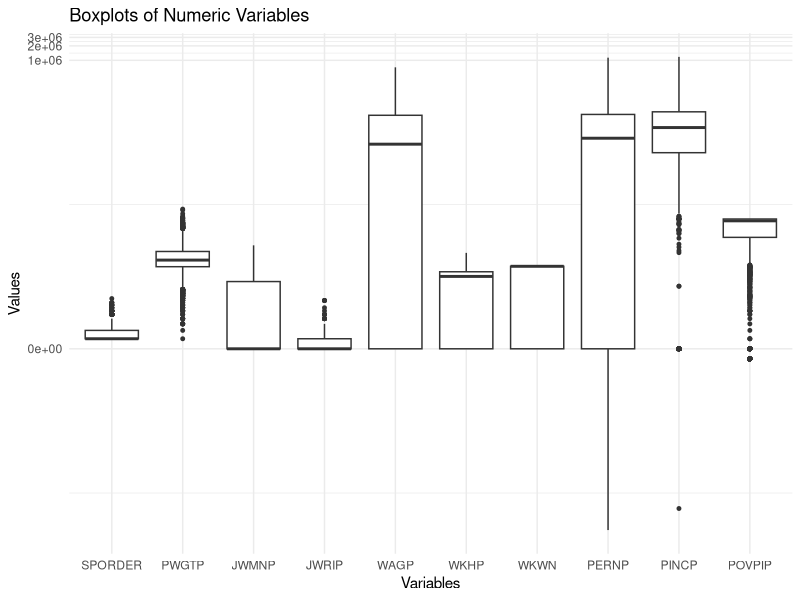
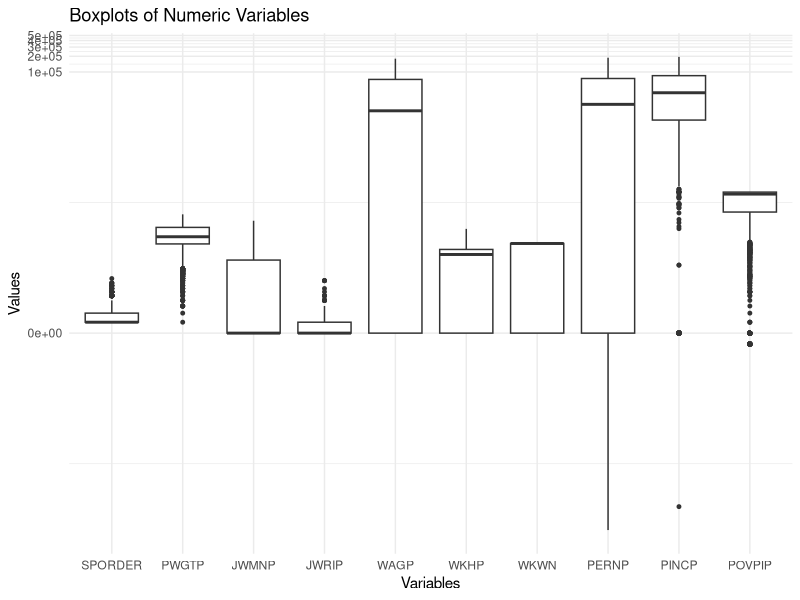
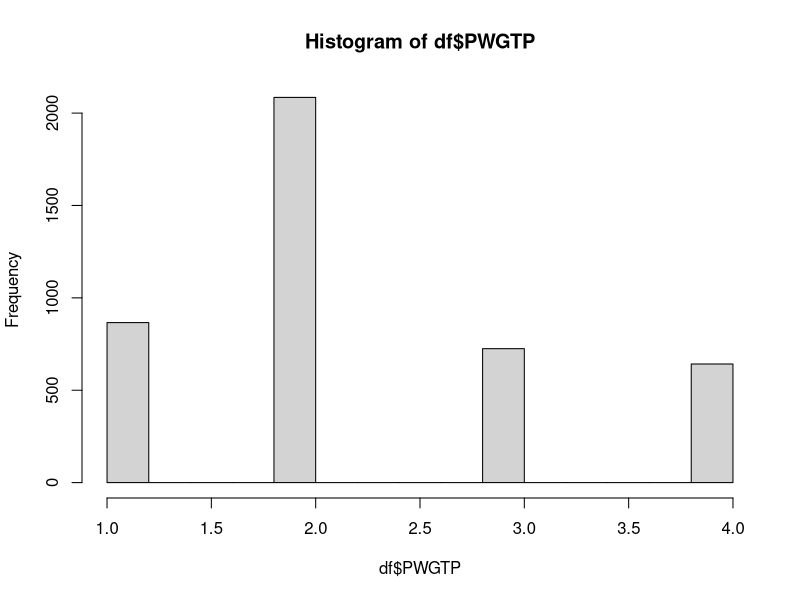

Reproduce these figures in R, in order. (Note: this script raises an error after producing the figures.)
df <- read.csv('project_data.csv')
dim(df)
head(df)
sapply(df, class)

df <- df[, !(names(df) %in% c("SERIALNO"))]

# DATA CLEANING
# Check for duplicate rows
cat("Number of duplicate rows:", nrow(df[duplicated(df), ]))

# Check the number of missing values in each column
sapply(df, function(x) sum(is.na(x)))
head(df)
# Remove the columns with more than 80% of missing values
drop_columns <- names(which(colMeans(is.na(df)) > 0.8))
drop_columns
df <- df[, !names(df) %in% drop_columns]
dim(df)

sapply(df, function(x) sum(is.na(x)))

impute_map <- list(
  COW = 0, POVPIP = -1, JWRIP = 0, ENG = 0, PERNP = -1,
  JWMNP = 0, FER = 0, SCIENGRLP = 0, WKHP = 0, GCL = 0, SCIENGP = 0, MARHYP = -1,
  RC = -1, WKWN = 0, POWSP = 0, YOEP = -1, MARHD = 0, POWPUMA = 0,
  MARHM = 0, PAOC = 0, MARHT = 0, OC = -1, MARHW = 0, MIL = 0,
  LANP = 0, JWDP = 0,
  JWAP = 0, INDP = 0, FOD1P = 0,
  ESR = 0, NWAB = 0, NWAV = 0, DRIVESP = 0, NWLA = 0, DECADE = 0,
  NWLK = 0, OCCP = 0, NWRE = 0, WRK = 0, JWTRNS = 0
)

# Loop through each column and impute the specified value
for (col in names(impute_map)) {
  if (col %in% names(df)) {
    df[[col]][is.na(df[[col]])] <- impute_map[[col]]
  }
}

sapply(df, function(x) sum(is.na(x)))

# DATA TYPES CORRECTION
# Check the current data type of each variable
sapply(df, class)
drop_columns
cols_to_factor <- c("RT", "DIVISION", "PUMA", "REGION",
                   "STATE", "ADJINC", "CIT", "COW", "ENG",
                   "FER", "GCL", "HIMRKS", 
                   "HINS1", "HINS2", "HINS3", "HINS4",
                   "HINS5", "HINS6", "HINS7", "JWTRNS", 
                   "LANX", "MAR", "MARHD", "MARHM", "MARHT", 
                   "MARHW", "MIG", "MIL", "NWAB", 
                   "NWAV", "NWLA", "NWLK", "NWRE", "SCH",
                   "SCHL", "SEX", "WRK", "ANC", "ANC1P", "ANC2P",
                   "DECADE", "DRIVESP", "ESR", "FOD1P",
                   "HICOV", "HISP", "INDP", "JWAP", "JWDP", "LANP",
                   "MSP", "NATIVITY", "OC", "OCCP", "PAOC",
                   "POBP", "POWPUMA", "POWSP", "PRIVCOV", "PUBCOV", "QTRBIR",
                   "RAC1P", "RAC2P", "RAC3P", "RACAIAN", "RACASN", "RACBLK",
                   "RACNH", "RACNUM", "RACPI", "RACSOR", "RACWHT", "RC", "SCIENGP",
                   "SCIENGRLP", "WAOB", "Class")

df[cols_to_factor] <- lapply(df[cols_to_factor], as.factor)

# Convert integer variables in int_to_numeric to numeric
int_to_numeric <- sapply(df, is.integer)
df[int_to_numeric] <- lapply(df[int_to_numeric], as.numeric)


sapply(df, class)



# Check for near zero variance variables
install.packages("caret")
library(caret)
low_var_col <- nearZeroVar(df, names = TRUE)
low_var_col
df <- df[, !(names(df) %in% low_var_col)]
dim(df)


# OUTLIERS HANDLING
# Visualize numeric data with boxplots
install.packages("reshape2")
library(reshape2)
library(ggplot2)
numeric_columns <- sapply(df, is.numeric)
df_long <- melt(df[, numeric_columns])

ggplot(df_long, aes(x = variable, y = value)) +
  geom_boxplot(outlier.size = 1) +
  scale_y_continuous(trans = 'pseudo_log') +
  theme_minimal() +
  labs(x = "Variables", y = "Values", title = "Boxplots of Numeric Variables")



for (col in names(df)[numeric_columns]) {
  Q1 <- quantile(df[[col]], 0.25, na.rm = TRUE)
  Q3 <- quantile(df[[col]], 0.75, na.rm = TRUE)
  IQR <- Q3 - Q1
  
  LB <- Q1 - 1.5 * IQR
  UB <- Q3 + 1.5 * IQR
  
  outliers <- df[[col]] < LB | df[[col]] > UB
  
  outlier_count <- sum(outliers, na.rm = TRUE)
  cat(paste("Column:", col, "- Outliers:", outlier_count, "\n"))
}

outlier_cols_handle <- c("PWGTP", "WAGP", "PERNP", "PINCP")

# Handle the outliers based on IQR (assign them to lower or upper bounds)
for (col in outlier_cols_handle) {
  Q1 <- quantile(df[[col]], 0.25, na.rm = TRUE)
  Q3 <- quantile(df[[col]], 0.75, na.rm = TRUE)
  IQR <- Q3 - Q1
  
  LB <- Q1 - 1.5 * IQR
  UB <- Q3 + 1.5 * IQR
  
  df[[col]][df[[col]] < LB] <- LB
  df[[col]][df[[col]] > UB] <- UB
}

df_long <- melt(df[, numeric_columns])

ggplot(df_long, aes(x = variable, y = value)) +
  geom_boxplot(outlier.size = 1) +
  scale_y_continuous(trans = 'pseudo_log') +
  theme_minimal() +
  labs(x = "Variables", y = "Values", title = "Boxplots of Numeric Variables")

sapply(df, class)


h <- hist(df$PWGTP, breaks=5, plot=FALSE)
h$breaks

df$PWGTP <- as.numeric(cut(df$PWGTP, breaks=4, labels=c(0, 1, 2, 3)))
df$PWGTP
hist(df$PWGTP)

library(dplyr)
df <- df %>%
  mutate(
    MARHYP = case_when(
      is.na(MARHYP) ~ 0,               # Never Married/Under 15 (NA) → 0
      MARHYP == 1944 ~ 1,              # 1944 or Earlier
      between(MARHYP, 1945, 1964) ~ 2, # 1945–1964
      between(MARHYP, 1965, 1984) ~ 3, # 1965–1984
      between(MARHYP, 1985, 2004) ~ 4, # 1985–2004
      between(MARHYP, 2005, 2023) ~ 5, # 2005–2023
      TRUE ~ NA_real_                  # Handle unexpected values
    )
  )

table(df$NWLK[is.na(df$NWAB)])
unique(df$OCCP)
